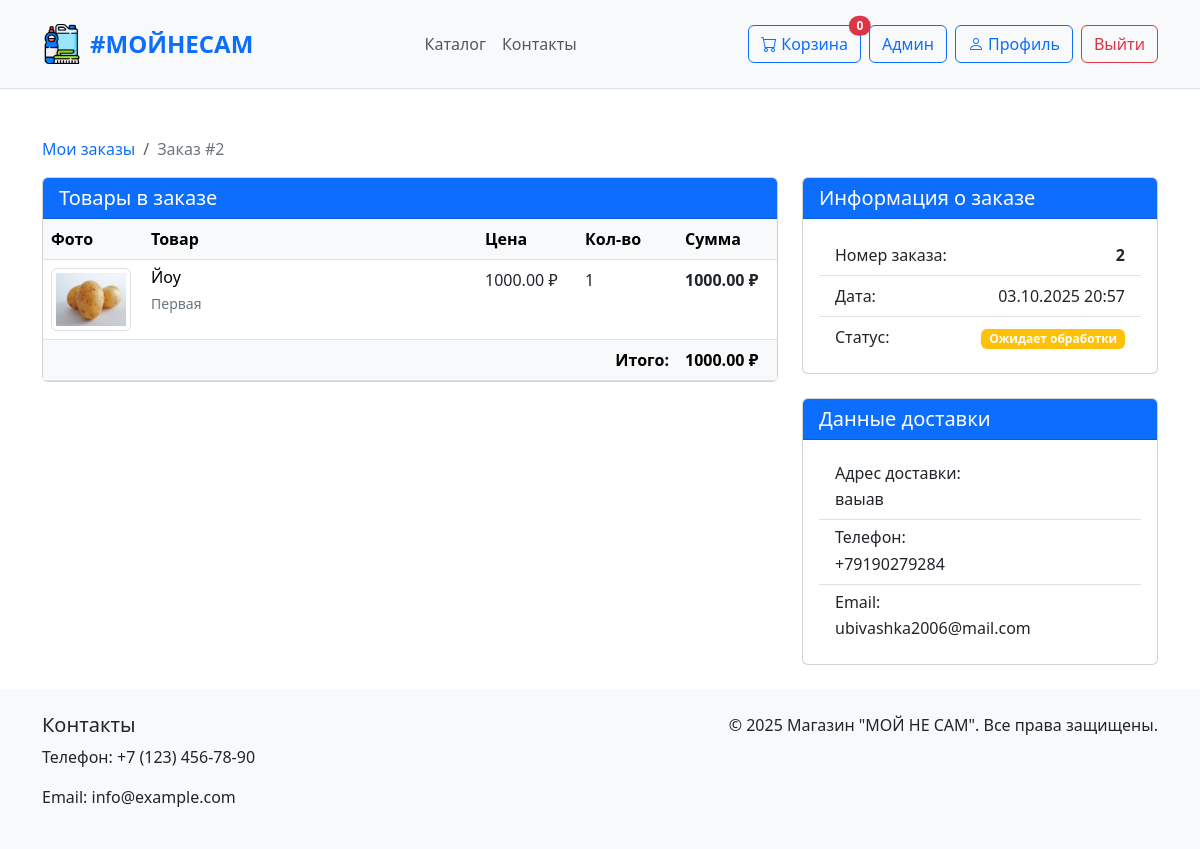
Page /order/2/ (signed in) on the committed database.
### front/models.py (models this page shows, shortened)
class CustomUser(AbstractUser):
    first_name = models.CharField(
        _('first name'),
        max_length=150,
        null=True,
        blank=True
    )
    last_name = models.CharField(
        _('last name'),
        max_length=150,
        null=True,
        blank=True
    )
    phone = models.CharField(
        _('phone number'),
        max_length=20,
        blank=True,
        null=True
    )
    address = models.TextField(
        _('address'),
        blank=True
    )
    age = models.IntegerField(
        _('age'),
        null=True,
        blank=True
    )
    birth_date = models.DateField(
        _('birth date'),
        null=True,
        blank=True
    )
    GENDER_CHOICES = [
        ('male', _('Male')),
        ('female', _('Female')),
        ('other', _('Other')),
    ]
    gender = models.CharField(
        _('gender'),
        max_length=10,
        choices=GENDER_CHOICES,
        blank=True
    )
    city = models.CharField(
        _('city'),
        max_length=100,
        blank=True
    )
    country = models.CharField(
        _('country'),
        max_length=100,
        blank=True
    )
    occupation = models.CharField(
        _('occupation'),
        max_length=100,
        blank=True
    )
    avatar = models.ImageField(
        _('avatar'),
        upload_to='avatars/',
        blank=True,
        null=True
    )
    class Meta:
        verbose_name = _('user')
        verbose_name_plural = _('users')

class Order(models.Model):
    ORDER_STATUS_CHOICES = [
        ('pending', _('Pending')),
        ('processing', _('Processing')),
        ('shipped', _('Shipped')),
        ('delivered', _('Delivered')),
        ('cancelled', _('Cancelled')),
    ]
    user = models.ForeignKey(CustomUser, on_delete=models.SET_NULL, related_name='orders', blank=True, null=True)
    status = models.CharField(_('status'), max_length=20, choices=ORDER_STATUS_CHOICES, default='pending', blank=True, null=True)
    created_at = models.DateTimeField(_('created at'), auto_now_add=True)
    shipping_address = models.TextField(_('shipping address'), blank=True, null=True)
    phone = models.CharField(_('phone'), max_length=20, blank=True, null=True)
    email = models.EmailField(_('email'), blank=True, null=True)
    total_amount = models.DecimalField(_('total amount'), max_digits=10, decimal_places=2, blank=True, null=True)
    class Meta:
        verbose_name = _('order')
        verbose_name_plural = _('orders')

class OrderItem(models.Model):
    order = models.ForeignKey(Order, on_delete=models.CASCADE, related_name='items', blank=True, null=True)
    product = models.ForeignKey(Product, on_delete=models.SET_NULL, blank=True, null=True)
    quantity = models.PositiveIntegerField(_('quantity'), default=1, blank=True, null=True)
    price = models.DecimalField(_('price'), max_digits=10, decimal_places=2, blank=True, null=True)
    class Meta:
        verbose_name = _('order item')
        verbose_name_plural = _('order items')
    def get_total(self):
        if self.price and self.quantity:
            return self.price * self.quantity
        return

class Product(models.Model):
    name = models.CharField(_('name'), max_length=200, blank=True, null=True)
    description = models.TextField(_('description'), blank=True, null=True)
    price = models.DecimalField(_('price'), max_digits=10, decimal_places=2, blank=True, null=True)
    image = models.ImageField(_('image'), upload_to='products/', blank=True, null=True)
    category = models.ForeignKey(Category, on_delete=models.SET_NULL, blank=True, null=True, related_name='products')
    created_at = models.DateTimeField(_('created at'), auto_now_add=True)
    class Meta:
        verbose_name = _('product')
        verbose_name_plural = _('products')

class Category(models.Model):
    name = models.CharField(_('name'), max_length=100, blank=True, null=True)
    description = models.TextField(_('description'), blank=True, null=True)
    image = models.ImageField(_('image'), upload_to='categories/', blank=True, null=True)
    class Meta:
        verbose_name = _('category')
        verbose_name_plural = _('categories')

### front/views.py (the view)
# urls.py: path('order/<int:order_id>/', views.order_detail_view, name='order_detail'),
@login_required
def order_detail_view(request, order_id):
    order = get_object_or_404(Order, id=order_id, user=request.user)
    order_items = OrderItem.objects.filter(order=order)
    context = {
        'order': order,
        'order_items': order_items
    }
    return render(request, 'pages/order_detail.html', context)

### front/templates/pages/order_detail.html (shortened to what this page needs)
{% extends 'base.html' %}
{% block content %}
<nav aria-label="breadcrumb">
    <ol class="breadcrumb">
        <li class="breadcrumb-item"><a href="{% url 'orders' %}">Мои заказы</a></li>
        <li class="breadcrumb-item active" aria-current="page">Заказ #{{ order.id }}</li>
    </ol>
</nav>
<div class="row">
    <div class="col-md-8">
        <div class="card mb-4">
            <div class="card-header bg-primary text-white">
                <h5 class="mb-0">Товары в заказе</h5>
            </div>
            <div class="card-body p-0">
                <div class="table-responsive">
                    <table class="table table-hover mb-0">
                        <thead class="table-light">
                            <tr>
                                <th scope="col" style="width: 100px;">Фото</th>
                                <th scope="col">Товар</th>
                                <th scope="col" style="width: 100px;">Цена</th>
                                <th scope="col" style="width: 100px;">Кол-во</th>
                                <th scope="col" style="width: 100px;">Сумма</th>
                            </tr>
                        </thead>
                        <tbody>
                            {% for item in order_items %}
                            <tr>
                                <td>
                                    {% if item.product.image %}
                                    <img src="{{ item.product.image.url }}" alt="{{ item.product.name }}" class="img-thumbnail" style="max-width: 80px; max-height: 80px;">
                                    {% else %}
                                    <div class="bg-light text-center" style="width: 80px; height: 80px; display: flex; align-items: center; justify-content: center;">
                                        <span class="text-muted small">Нет фото</span>
                                    </div>
                                    {% endif %}
                                </td>
                                <td>
                                    <a href="{% url 'product_detail' item.product.id %}" class="text-decoration-none">
                                        <h6 class="mb-1">{{ item.product.name }}</h6>
                                    </a>
                                    {% if item.product.category %}
                                    <span class="text-muted small">{{ item.product.category.name }}</span>
                                    {% endif %}
                                </td>
                                <td>{{ item.price }} ₽</td>
                                <td>{{ item.quantity }}</td>
                                <td class="fw-bold">{{ item.get_total }} ₽</td>
                            </tr>
                            {% endfor %}
                        </tbody>
                        <tfoot class="table-light">
                            <tr>
                                <td colspan="4" class="text-end fw-bold">Итого:</td>
                                <td class="fw-bold">{{ order.total_amount }} ₽</td>
                            </tr>
                        </tfoot>
                    </table>
                </div>
            </div>
        </div>
    </div>
    <div class="col-md-4">
        <div class="card mb-4">
            <div class="card-header bg-primary text-white">
                <h5 class="mb-0">Информация о заказе</h5>
            </div>
            <div class="card-body">
                <ul class="list-group list-group-flush">
                    <li class="list-group-item d-flex justify-content-between">
                        <span>Номер заказа:</span>
                        <span class="fw-bold">{{ order.id }}</span>
                    </li>
                    <li class="list-group-item d-flex justify-content-between">
                        <span>Дата:</span>
                        <span>{{ order.created_at|date:"d.m.Y H:i" }}</span>
                    </li>
                    <li class="list-group-item d-flex justify-content-between">
                        <span>Статус:</span>
                        <span>
                            {% if order.status == 'pending' %}
                            <span class="badge bg-warning">Ожидает обработки</span>
                            {% elif order.status == 'processing' %}
                            <span class="badge bg-info">В обработке</span>
                            {% elif order.status == 'shipped' %}
                            <span class="badge bg-primary">Отправлен</span>
                            {% elif order.status == 'delivered' %}
                            <span class="badge bg-success">Доставлен</span>
                            {% elif order.status == 'cancelled' %}
                            <span class="badge bg-danger">Отменен</span>
                            {% else %}
                            <span class="badge bg-secondary">{{ order.get_status_display }}</span>
                            {% endif %}
                        </span>
                    </li>
                </ul>
            </div>
        </div>
        <div class="card mb-4">
            <div class="card-header bg-primary text-white">
                <h5 class="mb-0">Данные доставки</h5>
            </div>
            <div class="card-body">
                <ul class="list-group list-group-flush">
                    <li class="list-group-item">
                        <h6 class="mb-1">Адрес доставки:</h6>
                        <p class="mb-0">{{ order.shipping_address }}</p>
                    </li>
                    <li class="list-group-item">
                        <h6 class="mb-1">Телефон:</h6>
                        <p class="mb-0">{{ order.phone }}</p>
                    </li>
                    <li class="list-group-item">
                        <h6 class="mb-1">Email:</h6>
                        <p class="mb-0">{{ order.email }}</p>
                    </li>
                </ul>
            </div>
        </div>
    </div>
</div>
{% endblock %}

### front/templates/components/header.html (shortened to what this page needs)
{% load static %}
<header class="bg-light py-3 mb-4 border-bottom">
    <div class="container">
        <div class="d-flex justify-content-between align-items-center">
            <a href="{% url "main_page" %}" class="d-flex align-items-center text-decoration-none">
                <img src="{% static 'images/logo.png' %}" alt="Логотип" class="me-2" style="max-height: 40px;">
                <span class="fs-4 fw-bold text-primary">#МОЙНЕСАМ</span>
            </a>
            <nav class="navbar navbar-expand-lg navbar-light">
                <div class="collapse navbar-collapse" id="navbarNav">
                    <ul class="navbar-nav me-auto mb-2 mb-lg-0">
                        <li class="nav-item">
                            <a class="nav-link" href="{% url 'catalog' %}">Каталог</a>
                        </li>
                        <li class="nav-item">
                            <a class="nav-link" href="{% url 'contacts' %}">Контакты</a>
                        </li>
                    </ul>
                </div>
            </nav>
            <div class="d-flex align-items-center">
                {% if request.user.is_authenticated %}
                    <a href="{% url 'cart' %}" class="btn btn-outline-primary me-2 position-relative">
                        <i class="bi bi-cart"></i> Корзина
                        <span class="position-absolute top-0 start-100 translate-middle badge rounded-pill bg-danger">
                            {{ request.user.cart_items.count }}
                        </span>
                    </a>
                    {% if request.user.is_superuser %}
                    <a href="{% url "admin:index" %}" target="_blank" class="btn btn-outline-primary me-2">Админ</a>
                    {% endif %}
                    <a href="{% url 'profile' %}" class="btn btn-outline-primary me-2">
                        <i class="bi bi-person"></i>
                        {% if user.first_name %}
                            {{ user.first_name }}
                        {% else %}
                            Профиль
                        {% endif %}
                    </a>
                    <form action="{% url 'logout' %}" method="post" class="d-inline">
                        <button type="submit" class="btn btn-outline-danger">Выйти</button>
                    </form>
                {% else %}
                    <a href="{% url "register" %}" class="btn btn-outline-primary me-2">Регистрация</a>
                    <a href="{% url "login" %}" class="btn btn-primary">Войти</a>
                {% endif %}
            </div>
        </div>
    </div>
</header>

### front/static/styles.css (style rules this page uses)
:root { --primary-color: #0d6efd; --primary-hover-color: #0b5ed7; --secondary-color: #6c757d; --success-color: #198754; --info-color: #0dcaf0; --warning-color: #ffc107; --danger-color: #dc3545; --light-color: #f8f9fa; --dark-color: #212529; --primary-light-color: #cfe2ff; --secondary-light-color: #e2e3e5; --success-light-color: #d1e7dd; --info-light-color: #cff4fc; --warning-light-color: #fff3cd; --danger-light-color: #f8d7da; --text-color: #212529; --text-muted-color: #6c757d; --text-white-color: #ffffff; --bg-white-color: #ffffff; --bg-light-color: #f8f9fa; --bg-dark-color: #212529; --border-color: #dee2e6; }
html, body { height: 100%; }
body { display: flex; flex-direction: column; min-height: 100vh; }
.bg-primary { background-color: var(--primary-color) !important; }
.bg-warning { background-color: var(--warning-color) !important; }
.bg-danger { background-color: var(--danger-color) !important; }
.bg-light { background-color: var(--light-color) !important; }
.text-primary { color: var(--primary-color) !important; }
.text-muted { color: var(--text-muted-color) !important; }
.btn-outline-primary { color: var(--primary-color); border-color: var(--primary-color); }
.btn-outline-danger { color: var(--danger-color); border-color: var(--danger-color); }
.card-header.bg-primary { background-color: var(--primary-color) !important; }
.border-bottom { border-bottom-color: var(--border-color) !important; }
.breadcrumb-item.active { color: var(--text-muted-color); }
.breadcrumb-item a { color: var(--primary-color); text-decoration: none; }
a { text-decoration: none; color: black; }
header { display: flex; align-items: center; justify-content: space-around; padding: 1vw; background-color: var(--brand); color: var(--onBrandText); }

### rows in the picture
CustomUser: user.cart_items.count "0"
Order: id "2", total_amount "1000.00", created_at "03.10.2025 20:57", shipping_address "ваыав", phone "+79190279284", email "ubivashka2006@mail.com"
OrderItem: product.image (picture), product.name "Йоу", product.category.name "Первая", price "1000.00", quantity "1", get_total "1000.00"
